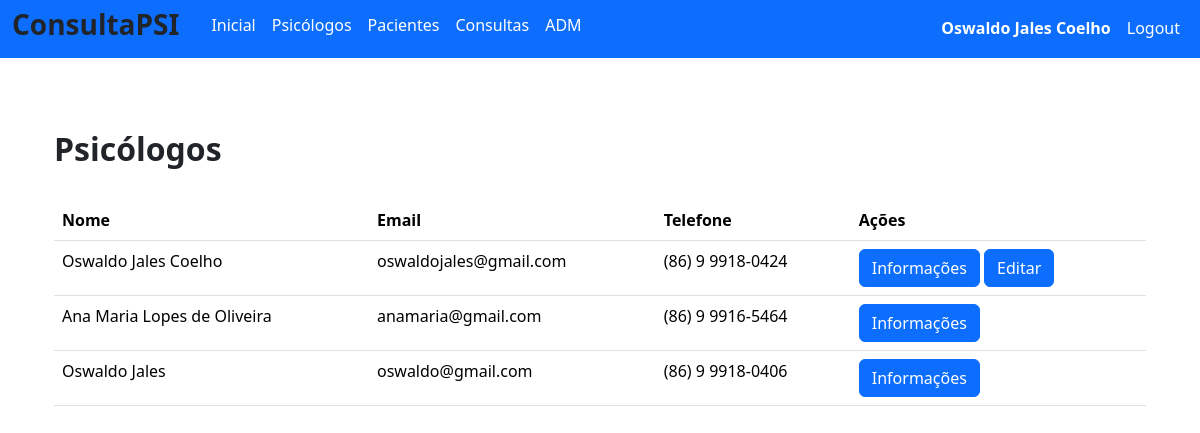
/psi/recovery (signed in), run on the app's committed database.
### database/models/user_model.py (models this page shows, shortened)
class User(db.Model, UserMixin):
    __tablename__ = "user"
    id = db.Column('id', db.Integer, primary_key=True)
    nome = db.Column('nome', db.String(150))
    sobrenome = db.Column('sobrenome', db.String(150))
    crp = db.Column('crp', db.String(20))
    abordagem = db.Column('abordagem', db.String(50))
    email = db.Column('email', db.String(50), unique=True)
    telefone = db.Column('telefone', db.String(15), unique=True, nullable=False)
    login = db.Column('login', db.String(50), unique=True, nullable=False)
    senha = db.Column('senha', db.String(550), nullable=False)
    tipo = db.Column('tipo', db.String(25), nullable=False, default="none")

### routes/psi.py (the view)
@blueprint_psi.route('/recovery')
def recovery():
    psis, error = PsiService.get_all_psis()
    if error:
        flash(error)
        return render_template('psi_recovery.html', psi=[])
    return render_template('psi_recovery.html', psi=psis)

### main.py (called while the page is built)
@app.template_filter('format_phone')
def format_phone(phone):
    return f"({phone[:2]}) {phone[2]} {phone[3:7]}-{phone[7:]}"

### routes/login.py (called while the page is built)
@login_manager.user_loader
def get_user(id):
    return User.query.get(id)

### service/psi_service.py (called while the page is built)
    @staticmethod
    def serialize_psi(psi):
        return {
            "id": psi.id,
            "nome": psi.nome,
            "sobrenome": psi.sobrenome,
            "crp": psi.crp,
            "abordagem": psi.abordagem,
            "email": psi.email,
            "telefone": psi.telefone,
            "login": psi.login,
            "tipo": psi.tipo
        }

    @staticmethod
    def get_all_psis(id=None):
        try:
            if id:
                psi = User.query.filter_by(id=id, tipo="psicólogo").first()
                if psi:
                    return PsiService.serialize_psi(psi), None
                else:
                    return None, "Psicólogo não encontrado"
            else:
                psis = User.query.filter_by(tipo="psicólogo").all()
                serialized_psis = [PsiService.serialize_psi(psi) for psi in psis]
                return serialized_psis, None
        except Exception as e:
            return None, str(e)

### templates/psi_recovery.html (shortened to what this page needs)
{% extends 'base.html' %}
{% block conteudo %}
<div class="container">
  <br>
  <h2><b>Psicólogos</b></h2>
  <br>
  <table class="table">
    <thead>
      <tr>
        <th scope="col">Nome</th>
        <th scope="col">Email</th>
        <th scope="col">Telefone</th>
        <th scope="col">Ações</th>
      </tr>
    </thead>
    <tbody>
      {% for psi in psi %}
      <tr>
        <td>{{psi.nome}} {{psi.sobrenome}}</td>
        <td>{{psi.email}}</td>
        <td>{{psi.telefone| format_phone }}</td>
        <td>
          <a type="button" class="btn btn-primary" data-bs-toggle="modal" data-bs-target="#infoModal{{psi.id}}">Informações</a>
          {% if psi.id == current_user.id %}
          <a type="button" class="btn btn-primary" href="/psi/update/{{psi.id}}">Editar</a>
          {% endif %}
        </td>
      </tr>
      {% endfor %}
    </tbody>
  </table>
</div>
{% endblock %}

### templates/base.html (shortened to what this page needs)
<!doctype html>
<html lang="pt-BR">
  <head>
    <link rel="stylesheet" href="{{ url_for('static', filename='css/bootstrap.min.css') }}">
  </head>
  <body>
    <nav class="navbar navbar-expand-lg navbar bg-primary"  data-bs-theme="dark">
        <div class="container-fluid">
            <ul class="navbar-nav">
              <li> <h3 class="fw-bold me-4">ConsultaPSI</h3>  </li>
              {% if current_user.is_authenticated %}
              <li class="nav-item"><a class="nav-link active mb-0 h1" href="/">Inicial</a> </li>
              <li class="nav-item"><a class="nav-link active mb-0 h1" href="/psi/recovery">Psicólogos</a> </li>
              <li class="nav-item"><a class="nav-link active mb-0 h1" href="/pacientes/recovery">Pacientes</a> </li>
              <li class="nav-item"><a class="nav-link active mb-0 h1" href="/consultas/recovery">Consultas</a> </li>
              <li class="nav-item"><a class="nav-link active mb-0 h1" href="/adm/recovery">ADM</a> </li>
              {% endif %}
            </ul>
              <ul class="navbar-nav ms-auto">
              {% if current_user.is_authenticated %}
                <li class="nav-item"><p class="nav-link active mb-0 h1"><b> {{current_user.nome}} {{current_user.sobrenome}}</b></p> </li>
                <li class="nav-item"><a class="nav-link active mb-0 h1" href="/logout">Logout</a> </li>
              {% else %}
                <li class="nav-item"><a class="nav-link active mb-0 h1" href="/login">Login</a> </li>
                <li class="nav-item"><a class="nav-link active mb-0 h1" href="/login/register">Register</a> </li>
              {% endif %}
              </ul>
        </div>
    </nav>
    <div class="container">
      <br>
      <br>
        {% block conteudo %}
        {% endblock %}
        <br>
        <br>
        <br>
        <br>
    </div>
  </body>

### data on the page
User: nome "Oswaldo", sobrenome "Jales Coelho", email "oswaldojales@gmail.com", telefone "(86) 9 9918-0424"
User: nome "Ana Maria", sobrenome "Lopes de Oliveira", email "anamaria@gmail.com", telefone "(86) 9 9916-5464"
User: nome "Oswaldo", sobrenome "Jales", email "oswaldo@gmail.com", telefone "(86) 9 9918-0406"
